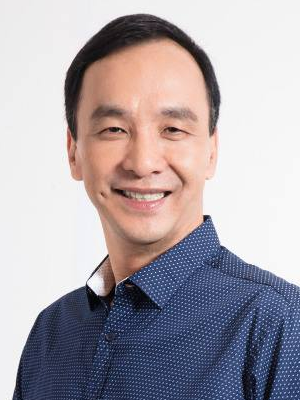
#> input picture Video/2014NewTaipei/candidate/朱立伦.png, 300 x 400 px
$ python -i build_data.py   (imports and definitions only)
#> lines starting #> are read from the running program, lines starting #| are printed output that depends on the picture; after the words box and inside, x2 and y2 are one past the last pixel; in counts of white or black regions, pixels touching at a corner belong together
# -*- coding: utf-8 -*-
"""
build_data.py
=============
把 2014 新北市長選舉的村里得票資料 + 新北市鄉鎮市區邊界，
整理成前端可直接載入的 JS 資料檔（免 http server，file:// 可直接開）。

輸出：
  Share/data/election-2014.js   選舉資料（總計、29 區得票、地圖 GeoJSON）
  Share/assets/candidates.js    候選人照片（base64 data URI）+ 標準化後的去背圖

用法：
  python build_data.py
"""

import base64
import json
import os

import geopandas as gpd
import numpy as np
import openpyxl

# --------------------------------------------------------------------------
# 路徑設定
# --------------------------------------------------------------------------
ROOT = r"D:\Windows\TaiwanElection"
SHARE = os.path.join(ROOT, "Video", "Share")
DATA_DIR = os.path.join(SHARE, "data")
ASSET_DIR = os.path.join(SHARE, "assets")

XLS_VOTE = os.path.join(ROOT, "Mayors", "MayoralElections", "data", "2014新北.xlsx")
XLS_RATE = os.path.join(ROOT, "Mayors", "MayoralElections", "data", "2014新北_得票率.xlsx")
SHP = r"D:\Windows\Documents\村里界歷史圖資_111\村里界歷史圖資_111\VILLAGE_MOI_1111118.shp"

PHOTO_ZHU = os.path.join(ROOT, "Video", "2014NewTaipei", "candidate", "朱立伦.png")
PHOTO_YOU = os.path.join(ROOT, "Video", "2014NewTaipei", "candidate", "游锡堃.png")

# 收斂到 29 個行政區的標準名稱（資料檔裡的簡稱 -> 全名）
TOWN_FULL = {
    "板橋": "板橋區", "三重": "三重區", "中和": "中和區", "永和": "永和區",
    "新莊": "新莊區", "新店": "新店區", "樹林": "樹林區", "鶯歌": "鶯歌區",
    "三峽": "三峽區", "淡水": "淡水區", "汐止": "汐止區", "瑞芳": "瑞芳區",
    "土城": "土城區", "蘆洲": "蘆洲區", "五股": "五股區", "泰山": "泰山區",
    "林口": "林口區", "深坑": "深坑區", "石碇": "石碇區", "坪林": "坪林區",
    "三芝": "三芝區", "石門": "石門區", "八里": "八里區", "平溪": "平溪區",
    "雙溪": "雙溪區", "貢寮": "貢寮區", "金山": "金山區", "萬里": "萬里區",
    "烏來": "烏來區",
}

# 官方公告數字（中選會）：第三位候選人不在村里檔中，單獨補上
OFFICIAL = {
    "zhu":  {"name": "朱立倫", "party": "中國國民黨", "party_short": "KMT",
             "party_en": "Kuomintang", "number": 3, "votes": 959302},
    "you":  {"name": "游錫堃", "party": "民主進步黨", "party_short": "DPP",
             "party_en": "Democratic Progressive Party", "number": 1, "votes": 934774},
    "lee":  {"name": "李進順", "party": "無黨籍", "party_short": "IND",
             "party_en": "Independent", "number": 2, "votes": 22207},
}
TOTAL_VALID = 1916283      # 有效票
TOTAL_CAST = 1946063       # 實際投票數
TOTAL_INVALID = 29780      # 無效票
ELECTORATE = 3156402       # 選舉人數


# --------------------------------------------------------------------------
# 1. 讀村里得票，聚合成 29 區
# --------------------------------------------------------------------------
# [72 lines left out: functions build_districts, build_geojson, _round_geom, not called in this run]


# --------------------------------------------------------------------------
# 3. 候選人照片 -> 透明背景去背圖 + base64
# --------------------------------------------------------------------------
def imread_u(path):
    import cv2
    return cv2.imdecode(np.fromfile(path, dtype=np.uint8), cv2.IMREAD_COLOR)


# [6 lines left out: function imwrite_u, not called in this run]


def build_bg_model(img):
    """逐列建立背景色模型（由左右邊界取樣），可適應垂直漸層背景。
    自影像上緣往下逐列檢查：左右邊界顏色相近、且與前一段背景顏色連續時才採用；
    一旦遇到主體（例如西裝肩線）就停止，之後的列沿用最後一段背景色。"""
    import cv2
    h, w = img.shape[:2]
    s = max(3, int(w * 0.02))
    left = np.median(img[:, :s].astype(np.float32), axis=1)
    right = np.median(img[:, -s:].astype(np.float32), axis=1)
    row = (left + right) / 2.0

    ref = row[min(h - 1, max(2, int(h * 0.04)))]
    limit = h
    for y in range(max(2, int(h * 0.03)), h):
        if np.linalg.norm(left[y] - right[y]) > 40:
            limit = y
            break
        if np.linalg.norm(row[y] - ref) > 45:
            limit = y
            break
        ref = 0.85 * ref + 0.15 * row[y]
    limit = max(limit, int(h * 0.35))
    row[limit:] = row[limit - 1]
    row = cv2.GaussianBlur(row.reshape(-1, 1, 3), (0, 0), 6.0).reshape(-1, 3)
    return np.repeat(row[:, None, :], w, axis=1)


def cutout_alpha(img, iters=8, debug=False):
    """以 seeded GrabCut + 背景色模型，取出人像 alpha（0~255）。"""
    import cv2
    h, w = img.shape[:2]
    bg_model = build_bg_model(img)
    dist = cv2.GaussianBlur(
        np.linalg.norm(img.astype(np.float32) - bg_model, axis=2), (0, 0), 1.6)

    # 初始遮罩：預設「可能背景」；外框與接近背景色者 → 確定背景；臉部橢圓 → 確定前景
    mask = np.full((h, w), cv2.GC_PR_BGD, np.uint8)
    tb = max(2, int(h * 0.012))
    sb = max(2, int(w * 0.02))
    mask[:tb, :] = cv2.GC_BGD
    mask[:, :sb] = cv2.GC_BGD
    mask[:, -sb:] = cv2.GC_BGD
    mask[dist < 35] = cv2.GC_BGD
    mask[dist > 80] = cv2.GC_PR_FGD
    cv2.ellipse(mask, (w // 2, int(h * 0.30)),
                (int(w * 0.20), int(h * 0.24)), 0, 0, 360, cv2.GC_FGD, -1)

    bgd, fgd = np.zeros((1, 65), np.float64), np.zeros((1, 65), np.float64)
    cv2.grabCut(img, mask, None, bgd, fgd, iters, cv2.GC_INIT_WITH_MASK)
    alpha = np.where((mask == cv2.GC_FGD) | (mask == cv2.GC_PR_FGD), 255, 0).astype(np.uint8)

    # 與上／左／右邊界相連、且顏色接近背景模型的區域 → 一律視為背景
    near_bg = cv2.morphologyEx((dist < 48).astype(np.uint8), cv2.MORPH_CLOSE,
                               cv2.getStructuringElement(cv2.MORPH_ELLIPSE, (9, 9)))
    ffill = (near_bg & (alpha > 0)).astype(np.uint8)
    mm = np.zeros((h + 2, w + 2), np.uint8)
    seeds = ([(x, 0) for x in range(w)]
             + [(0, y) for y in range(h)] + [(w - 1, y) for y in range(h)])
    for sx, sy in seeds:
        if ffill[sy, sx] == 1 and mm[sy + 1, sx + 1] == 0:
            cv2.floodFill(ffill, mm, (sx, sy), 2)
    alpha[ffill == 2] = 0

    k = cv2.getStructuringElement(cv2.MORPH_ELLIPSE, (7, 7))
    alpha = cv2.morphologyEx(alpha, cv2.MORPH_CLOSE, k, iterations=2)
    alpha = cv2.morphologyEx(alpha, cv2.MORPH_OPEN, k, iterations=1)
    n, lbl, stats, _ = cv2.connectedComponentsWithStats(alpha, 8)
    if n > 1:
        big = 1 + int(np.argmax(stats[1:, cv2.CC_STAT_AREA]))
        alpha = np.where(lbl == big, 255, 0).astype(np.uint8)
    ff = alpha.copy()
    cv2.floodFill(ff, np.zeros((h + 2, w + 2), np.uint8), (0, 0), 128)
    alpha[(ff != 128) & (alpha == 0)] = 255

    alpha = cv2.GaussianBlur(alpha, (0, 0), 1.6)
    alpha = np.clip((alpha.astype(np.float32) - 100.0) * 2.0, 0, 255).astype(np.uint8)

    if debug:
        imwrite_u(os.path.join(ASSET_DIR, "_dbg_dist.png"),
                  np.clip(dist, 0, 255).astype(np.uint8))
        imwrite_u(os.path.join(ASSET_DIR, "_dbg_mask.png"),
                  np.where(mask == cv2.GC_FGD, 255,
                           np.where(mask == cv2.GC_PR_FGD, 128, 0)).astype(np.uint8))
        imwrite_u(os.path.join(ASSET_DIR, "_dbg_alpha.png"), alpha)
    return alpha


# [101 lines left out: functions make_card, build_photos, main, not called in this run]


# [2 lines not run here, left out]

>>> import cv2
>>> picture = cv2.imread('../../2014NewTaipei/candidate/朱立伦.png')
#> picture is the input picture: shape (400, 300, 3); mean B, G, R 170.5, 164.2, 171.5
>>> result = cutout_alpha(picture)
#> in build_bg_model, `left = np.median(img[:, :s].astype(np.float32), axis=1)`: left = 400 rows, first 8: [235, 234, 236], [235, 234, 236], [235, 234, 236], [235, 234, 236], [235, 234, 236], [235, 234, 236], [235, 234, 236], [235, 234, 236]
#> in build_bg_model, `right = np.median(img[:, -s:].astype(np.float32), axis=1)`: right = 400 rows, first 8: [243, 243, 243], [243, 243, 243], [243, 243, 243], [243, 243, 243], [243, 243, 243], [243, 243, 243], [243, 243, 243], [243, 243, 243]
#> in build_bg_model, `row = (left + right) / 2.0`: row = 400 rows, first 8: [239, 238.5, 239.5], [239, 238.5, 239.5], [239, 238.5, 239.5], [239, 238.5, 239.5], [239, 238.5, 239.5], [239, 238.5, 239.5], [239, 238.5, 239.5], [239, 238.5, 239.5]
#> in build_bg_model, `ref = row[min(h - 1, max(2, int(h * 0.04)))]`: ref = [239.5, 239.5, 239.5]
#> the loop in build_bg_model, `for y in range(max(2, int(h * 0.03)), h):` made 274 passes
#> ref on passes 1 to 3: [239.4, 239.4, 239.5], [239.4, 239.2, 239.5], [239.4, 239.3, 239.5]
#> after the loop in build_bg_model, `for y in range(max(2, int(h * 0.03)), h):`: ref = [245.2, 244, 244.3]
#> in build_bg_model, `row = cv2.GaussianBlur(row.reshape(-1, 1, 3), (0, 0), 6.0).reshape(-1,..`: row = 400 rows, first 8: [239, 238.5, 239.5], [239, 238.5, 239.5], [239, 238.5, 239.5], [239, 238.5, 239.5], [239, 238.6, 239.5], [239, 238.6, 239.5], [239.1, 238.6, 239.5], [239.1, 238.6, 239.5]
#> in build_bg_model, `return np.repeat(row[:, None, :], w, axis=1)`:
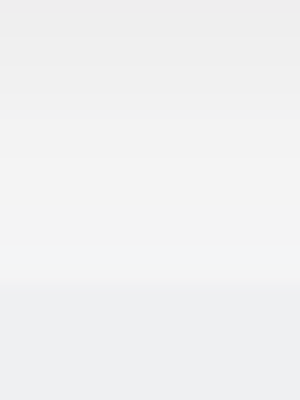
#> returned value: shape (400, 300, 3) float32; mean of channels 0, 1, 2 242.9, 242.1, 242; drawn as B, G, R
#> in cutout_alpha, `dist = cv2.GaussianBlur( np.linalg.norm(img.astype(np.float32) - bg_mo..`:
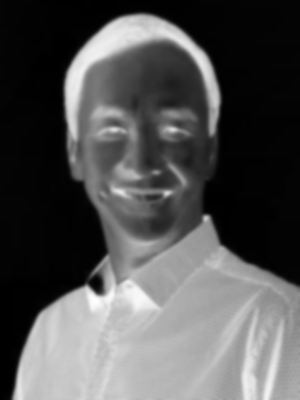
#> dist: shape (400, 300) float32; min 0.398, max 406.1, mean 132.9; drawn with min black and max white
#> in cutout_alpha, `cv2.ellipse(mask, (w // 2, int(h * 0.30)), (int(w * 0.20), int(h * 0.2..`:
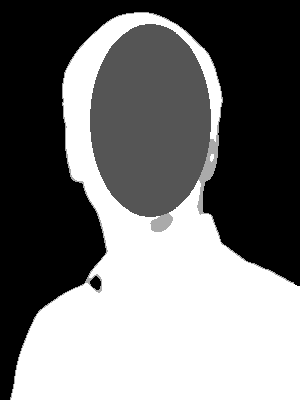
#> mask: shape (400, 300); min 0, max 3, mean 1.38; drawn with min black and max white
#> in cutout_alpha, `near_bg = cv2.morphologyEx((dist < 48).astype(np.uint8), cv2.MORPH_CLO..`:
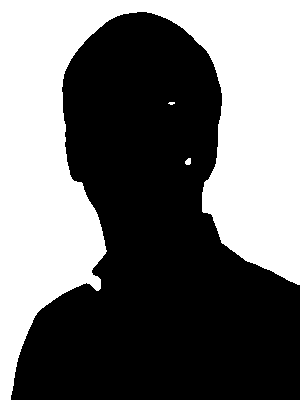
#> near_bg: shape (400, 300); values 0 (black) and 1 (white), 43.7% white; 3 white regions (1 under 20 px), largest, box (x1, y1, x2, y2) and area: (0, 0, 300, 400) 52372, (185, 158, 191, 165) 34
#> in cutout_alpha, `ffill = (near_bg & (alpha > 0)).astype(np.uint8)`:
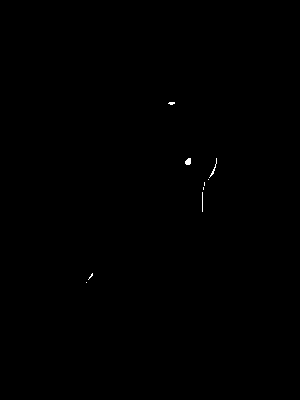
#> ffill: shape (400, 300); values 0 (black) and 1 (white), 0.1% white in thin lines or dots, all inside (x1, y1, x2, y2) = (86, 102, 217, 283)
#> in cutout_alpha, `alpha = cv2.morphologyEx(alpha, cv2.MORPH_CLOSE, k, iterations=2)`:
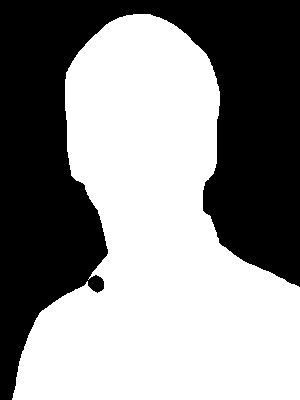
#> alpha: shape (400, 300); 55.4% white; 1 black region, box (x1, y1, x2, y2) and area: (0, 0, 300, 400) 53565
#> in cutout_alpha, `alpha = cv2.morphologyEx(alpha, cv2.MORPH_OPEN, k, iterations=1)`: alpha: shape (400, 300); 55.3% white; 1 black region, box (x1, y1, x2, y2) and area: (0, 0, 300, 400) 53599
#> in cutout_alpha, `n, lbl, stats, _ = cv2.connectedComponentsWithStats(alpha, 8)`: n = 2; stats = [[0, 0, 300, 400, 53599], [12, 14, 288, 386, 66401]]
#> in cutout_alpha, `big = 1 + int(np.argmax(stats[1:, cv2.CC_STAT_AREA]))`: big = 1
#> in cutout_alpha, `alpha = cv2.GaussianBlur(alpha, (0, 0), 1.6)`:
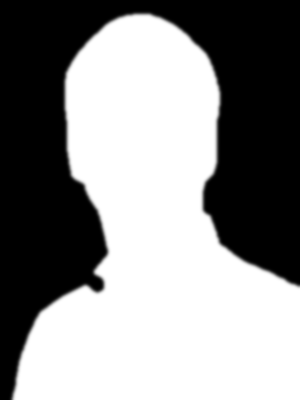
#> alpha: shape (400, 300); min 0, max 255, mean 141.1
